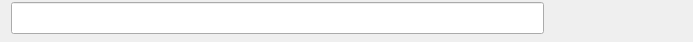
<?xml version="1.0" encoding="UTF-8"?>
<ui version="4.0">
 <class>search_dialog</class>
 <widget class="QDialog" name="search_dialog">
  <property name="geometry">
   <rect>
    <x>0</x>
    <y>0</y>
    <width>693</width>
    <height>42</height>
   </rect>
  </property>
  <property name="windowTitle">
   <string>查找</string>
  </property>
  <layout class="QGridLayout" name="grid_layout">
   <property name="topMargin">
    <number>2</number>
   </property>
   <property name="bottomMargin">
    <number>8</number>
   </property>
   <item row="0" column="1">
    <widget class="QPushButton" name="next_push_button">
     <property name="autoFillBackground">
      <bool>false</bool>
     </property>
     <property name="styleSheet">
      <string notr="true">QPushButton { background-color: transparent; }</string>
     </property>
     <property name="icon">
      <iconset theme="go-down">
       <normaloff>.</normaloff>.</iconset>
     </property>
     <property name="default">
      <bool>true</bool>
     </property>
     <property name="flat">
      <bool>true</bool>
     </property>
    </widget>
   </item>
   <item row="0" column="4">
    <widget class="QPushButton" name="exit_push_button">
     <property name="autoFillBackground">
      <bool>false</bool>
     </property>
     <property name="styleSheet">
      <string notr="true">QPushButton { background-color: transparent; }</string>
     </property>
     <property name="icon">
      <iconset theme="application-exit">
       <normaloff>.</normaloff>.</iconset>
     </property>
     <property name="flat">
      <bool>true</bool>
     </property>
    </widget>
   </item>
   <item row="0" column="0">
    <widget class="QLineEdit" name="line_edit">
     <property name="sizePolicy">
      <sizepolicy hsizetype="Expanding" vsizetype="Fixed">
       <horstretch>0</horstretch>
       <verstretch>0</verstretch>
      </sizepolicy>
     </property>
     <property name="minimumSize">
      <size>
       <width>0</width>
       <height>32</height>
      </size>
     </property>
     <property name="frame">
      <bool>true</bool>
     </property>
    </widget>
   </item>
   <item row="0" column="2">
    <widget class="QPushButton" name="previous_push_button">
     <property name="autoFillBackground">
      <bool>false</bool>
     </property>
     <property name="styleSheet">
      <string notr="true">QPushButton { background-color: transparent; }</string>
     </property>
     <property name="icon">
      <iconset theme="go-up">
       <normaloff>.</normaloff>.</iconset>
     </property>
     <property name="flat">
      <bool>true</bool>
     </property>
    </widget>
   </item>
  </layout>
 </widget>
 <resources/>
 <connections/>
</ui>
